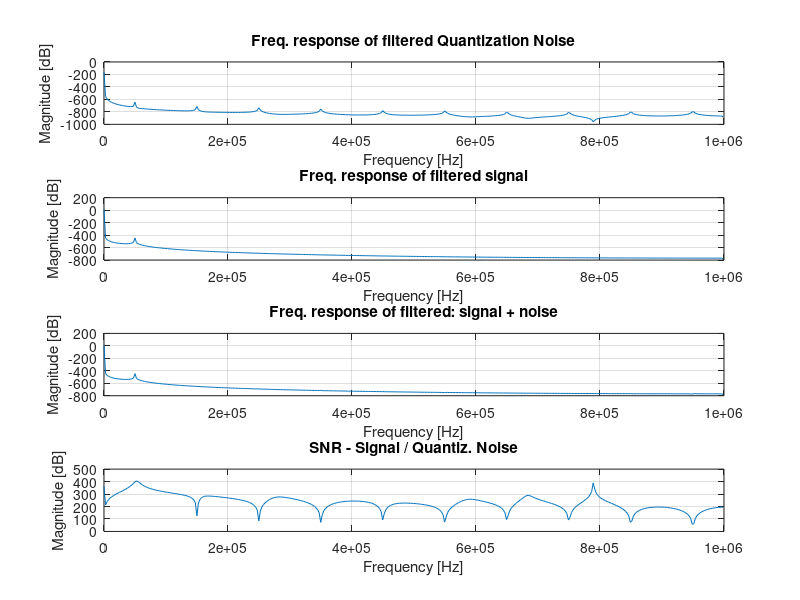
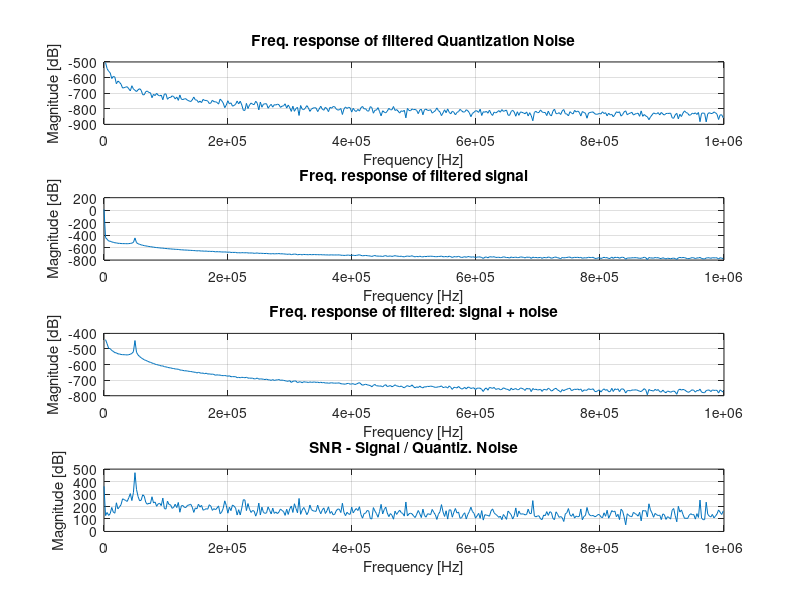

MATLAB code for these plots, in order:
% SCRIPT - Output quantization error of a digital processing process %

% BRIEFING %
% -This script analyzes how Quantization Noise caused by sampling a   % 
% periodic analog signal behaves when processed by a digital filter   %
% and the possibility of comparing the results when we use Dithering  %

% ----------Config ADC---------- % 
Nbits = 12;
Vref = 3.3;
LSB = Vref/(2^Nbits);

% ----------Signals to be sampled---------- %
f1 = 50*10^3 ;  % Signal freq of 50kHz
Vcc1 = 1.65;  
A1 = 0.8;   % Amplitude
y1 = @(t) Vcc1 + A1*sin(2*pi*f1*t) ;    % Sinusoidal signal example 

% ----------Sampling interval---------- %
fs = 2*10^6 ; % Sampling freq of 1MHz
t1 = 0 ;
Np = 20 ;
t2 = Np/f1 ;  % Sampling Np periods of y1
Ts = 1/fs ;
t = [t1:Ts:t2];

% ----------Sampled signal---------- %
Y = y1(t);
L = length(Y);             % Length of signal

% ----------Signal + random noise (Dithering)---------- %
Nd = 5;                             % N-bit dithering
Y_dith = Y + rand(1,L)*Nd*LSB;      % N-LSB random noise

% ----------Quantized signal---------- %
partition = 0+LSB/2:LSB/2:Vref;     % Under this intervals, the signal is quantized
codebook = 0:LSB/2:Vref;            % rounding down (floor)
[ind,qY] = quantiz(Y,partition,codebook);  % Obtention of quantized signal (qY)
[ind2,qY_dith] = quantiz(Y_dith,partition,codebook);  % Obtention of quantized(signal+noise)

% ----------Quantization error sequence---------- %
EqY = Y - qY;  % Discrete sequence: quantiz. error
EqY_dith = Y_dith - qY_dith;  % Discrete sequence: quantiz. error with dithering

% ----------Single-Sided Amplitude Spectrum of EqY---------- %
Eq1f = fft(EqY);
P2 = abs(Eq1f/L);
P1 = P2(1:L/2+1);
P1(2:end-1) = 2*P1(2:end-1);
f1 = fs*(0:(L/2))/L;

% ----------Single-Sided Amplitude Spectrum of EqYdith---------- %
Eq1f_dith = fft(EqY_dith);
P2_dith = abs(Eq1f_dith/L);
P1_dith = P2_dith(1:L/2+1);
P1_dith(2:end-1) = 2*P1_dith(2:end-1);

% ----------Single-Sided Amplitude Spectrum of Y---------- %
Yf = fft(Y);
Py2 = abs(Yf/L);
Py1 = Py2(1:L/2+1);
Py1(2:end-1) = 2*Py1(2:end-1);

% ----------Single-Sided Amplitude Spectrum of Y_dith---------- %
Yf_dith = fft(Y_dith);
Py2_dith = abs(Yf_dith/L);
Py1_dith = Py2_dith(1:L/2+1);
Py1_dith(2:end-1) = 2*Py1_dith(2:end-1);

% ----------Single-Sided Amplitude Spectrum of qY---------- %
Yqf = fft(qY);
Pyq2 = abs(Yqf/L);
Pyq1 = Pyq2(1:L/2+1);
Pyq1(2:end-1) = 2*Pyq1(2:end-1);

% ----------Single-Sided Amplitude Spectrum of qY_dith---------- %
Yqf_dith = fft(qY_dith);
Pyq2_dith = abs(Yqf_dith/L);
Pyq1_dith = Pyq2_dith(1:L/2+1);
Pyq1_dith(1:end-1) = 2*Pyq1_dith(1:end-1);

% ---------- N-th order IIR filter -> N cascaded single pole IIR ---------- %
ALPHA = 0.0001;
N=3;
a = [1];
for i = 1:N
    aux = [1 -ALPHA];
    a = conv(a,aux);
end

% ---------- N-th order "complementary" IIR filter -> N cascaded single pole IIR ---------- %
N=3;
a = [1];
for i = 1:N
    aux = [1 -(1-ALPHA)];
    a = conv(a,aux);
end

h1 = freqz(ALPHA^N,a,f1,fs);
h2 = freqz((1-ALPHA)^N,a,f1,fs);

% ---------- Plotting ---------- %
figure(1)
P1_dB = 20*log(h1.*P1);
%P2_dB = 20*log(h2.*P1);
subplot(4,1,1)
plot(f1(1:end),P1_dB(1:end))
%hold on
%plot(f1(1:end),P2_dB(1:end))
title('Freq. response of filtered Quantization Noise')
%legend('N-th order filter','N-th order complementary filter');
xlabel('Frequency [Hz]')
ylabel('Magnitude [dB]')
grid

Py1_dB = 20*log(h1.*Py1);
subplot(4,1,2)
plot(f1(1:end),Py1_dB(1:end))
%ylim([-100 inf])
title('Freq. response of filtered signal')
xlabel('Frequency [Hz]')
ylabel('Magnitude [dB]')
grid

Pyq1_dB = 20*log(h1.*Pyq1);
subplot(4,1,3)
plot(f1(1:end),Pyq1_dB(1:end))
%ylim([-100 inf])
title('Freq. response of filtered: signal + noise')
xlabel('Frequency [Hz]')
ylabel('Magnitude [dB]')
grid

SNR_dB = Py1_dB - P1_dB;
subplot(4,1,4)
plot(f1(1:end),2*(SNR_dB(1:end)))
%ylim([-60 inf])
title('SNR - Signal / Quantiz. Noise')
xlabel('Frequency [Hz]')
ylabel('Magnitude [dB]')
grid

% Analysis with Dithering %
figure(2)
P1_dB_dith = 20*log(h1.*P1_dith);
subplot(4,1,1)
plot(f1(2:end),P1_dB_dith(2:end))
title('Freq. response of filtered Quantization Noise')
xlabel('Frequency [Hz]')
ylabel('Magnitude [dB]')
grid

Py1_dB_dith = 20*log(h1.*Py1_dith);
subplot(4,1,2)
plot(f1(1:end),Py1_dB_dith(1:end))
%ylim([-100 inf])
title('Freq. response of filtered signal')
xlabel('Frequency [Hz]')
ylabel('Magnitude [dB]')
grid

Pyq1_dB_dith = 20*log(h1.*Pyq1_dith);
subplot(4,1,3)
plot(f1(2:end),Pyq1_dB_dith(2:end))
%ylim([-100 inf])
title('Freq. response of filtered: signal + noise')
xlabel('Frequency [Hz]')
ylabel('Magnitude [dB]')
grid

SNR_dB_dith = Py1_dB_dith - P1_dB_dith;
subplot(4,1,4)
plot(f1(1:end),2*(SNR_dB_dith(1:end)))
%ylim([-60 inf])
title('SNR - Signal / Quantiz. Noise')
xlabel('Frequency [Hz]')
ylabel('Magnitude [dB]')
grid
